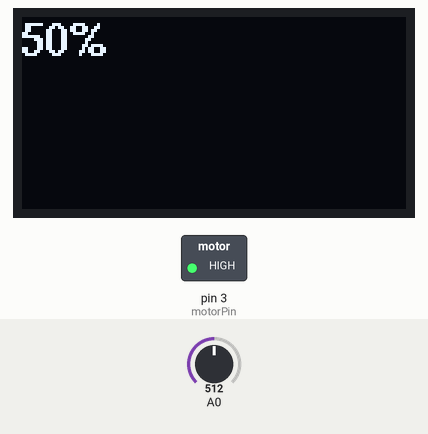
A sketch run on a simulated Arduino Uno, built with avr-gcc and run on an emulated ATmega328P. Parts: 128×64 one-colour display, switched loads named in the sketch (green lamp = pin HIGH). The inputs (shaded band) are chosen by the test bench; at power-on: A0 = 512. What the sketch prints to the serial monitor is not drawn.

Above: at 2.8 s.
2.9 s: A0 set to 162
At 5.2 s:
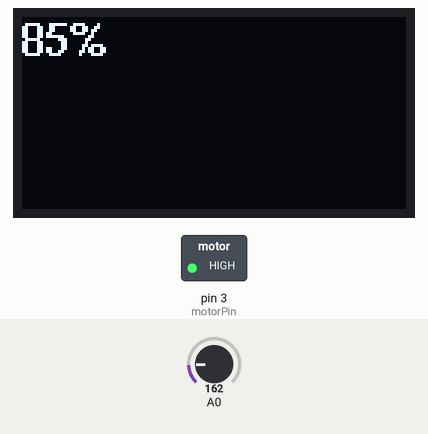
5.7 s: A0 set to 137
At 9.4 s:
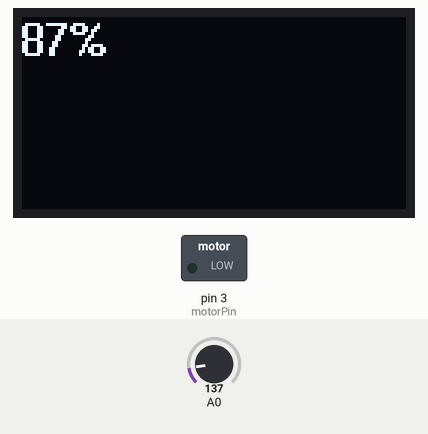
9.7 s: A0 set to 122
At 11.3 s:
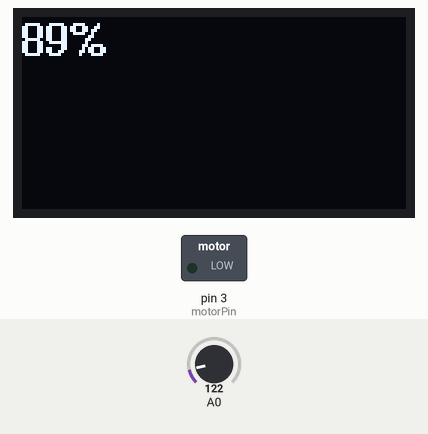
Timing chart, 0 to 12.8 s (numbered marks = the images above; inputs shaded):
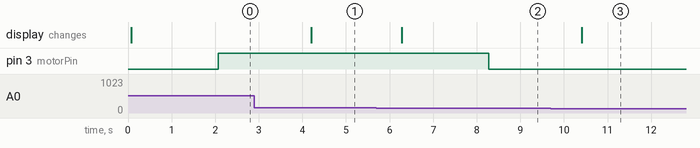

Measured:
- the behaviour switches between 154 and 153 on A0 (found by bisection; images 1 and 2)
- after the input at 2.9 s, the display: changes after 1.3 s (image 1)
- after the input at 5.7 s, pin 3 (motorPin): HIGH → LOW after 2.6 s; the display: changes after 0.57 s (image 2)
- after the input at 9.7 s, the display: changes after 0.71 s (image 3)

The sketch:

moist.ino
```cpp
// Skapar variabler och konstanter
int moistureLevel = 0;
int moistPercentage = 0;
const int motorPin = 3;

//Inkluderar bibliotek och skapar displayen
#include "U8glib.h"
U8GLIB_SSD1306_128X64 oled(U8G_I2C_OPT_NONE);


void setup() {
  //Sätter bitrate till 9600
  Serial.begin(9600);

  //Sätter pinen som styr pumpen till output
  pinMode(motorPin, OUTPUT);
}

void loop() {
  //Motorn kör ej
  digitalWrite(motorPin, LOW);

  //Läser av värdet som fuktighetssensorn skickar och sätter värdet till variabeln
  moistureLevel = analogRead(A0);

  //Gör om värdet till 0-100 för att får procent
  moistPercentage = map(moistureLevel, 0, 1023, 100, 0);
  Serial.println(moistureLevel);
  draw();
  //Pausar så att det inte blir så många uppdateringar
  delay(2000);

    //När fuktigheten är under valfritt värde i detta fall 85% så körs pumpen
  while (moistPercentage <= 85){
    //Sätter på pump
    digitalWrite(motorPin, HIGH);

    //Får nytt värde för fuktighet så programmet vet när det är tillräckligt fuktigt och stänger av pumpen
    moistureLevel = analogRead(A0);
    moistPercentage = map(moistureLevel, 0, 1023, 100, 0);
    draw();
    delay(2000);
  }

}

//funktionen för att printa på displayen
void draw(void) {
  //Sätter fonten och font storlek
  oled.setFont(u8g_font_helvB10);
  //resettar displayen
  oled.firstPage();

  do {

    //prinat värdet för moistPercentage
    oled.drawStr(0, 13, (String(moistPercentage) + "%").c_str());
  } while (oled.nextPage());
}
```
